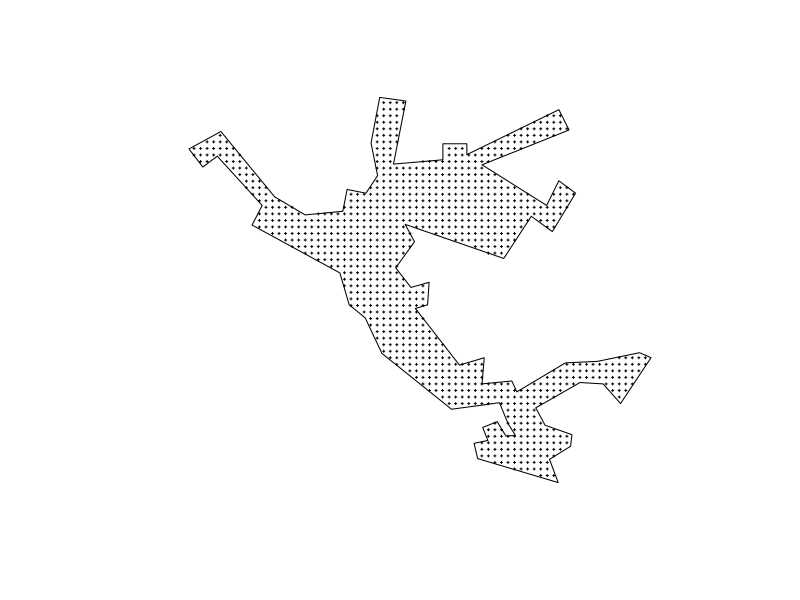

Reproduce this figure in R.

common_folder = "C:/Users/Marry/Dropbox/Cluster project - Clean/"
input_folder = "9_random_cluster_generation"

input_folder = paste(common_folder, input_folder,
                     sep = "")

library(sp)
library(igraph)

setwd(input_folder)

##Reading the boundary from file
boundary = read.table(file = "boundary.csv", 
                      header = FALSE, sep = ",")
boundary = as.matrix(boundary)

##Creating the grid points
network_area = SpatialPolygons(list(Polygons(list(Polygon(boundary)), "x")))
grid_points = spsample(network_area, n = 1000, "regular")
grid_coords = coordinates(grid_points)

plot(network_area)
points(grid_points, pch = 3, cex = 0.2)

##Simplifying the grid into integer coordinates
summary_x = table(grid_coords[,1])
x_values = as.numeric(rownames(as.matrix(summary_x)))
x_step = x_values[2] - x_values[1]
summary_y = table(grid_coords[,2])
y_values = as.numeric(rownames(as.matrix(summary_y)))
y_step = y_values[2] - y_values[1]

##Creating the adjacency matrix
x_vector = round((grid_coords[,1] - x_values[1])/x_step)
y_vector = round((grid_coords[,2] - y_values[1])/y_step)
n_points = length(x_vector)

xy_names = NULL
for(i in 1:n_points){
  xy_names = c(xy_names, paste(x_vector[i], "-", y_vector[i], sep = ""))
}
  
adj_matrix = matrix(0, nrow = n_points, ncol = n_points)

for(i in 1:n_points){
  for(j in 1:n_points){
    
    x1 = x_vector[i]
    y1 = y_vector[i]
    x2 = x_vector[j]
    y2 = y_vector[j]
    x_dist = abs(x1-x2)
    y_dist = abs(y1-y2)
    
    #vertical unitary line
    if(x_dist == 0 & y_dist == 1){
      adj_matrix[i,j] = 1
    }
    #horizontal unitary line
    if(x_dist == 1 & y_dist == 0){
      adj_matrix[i,j] = 1
    }
    #diagonal unitary line
    if(x_dist == 1 & y_dist == 1){
      adj_matrix[i,j] = round(sqrt(2),2)
    }
    #diagonal 2:1 line
    if(x_dist == 2 & y_dist == 1){
      adj_matrix[i,j] = round(sqrt(5),2)
    }
    #diagonal 1:2 line
    if(x_dist == 1 & y_dist == 2){
      adj_matrix[i,j] = round(sqrt(5),2)
    }
    
  }  
}
colnames(adj_matrix) = xy_names
rownames(adj_matrix) = xy_names

# create graph from adjacency matrix
network_graph = graph.adjacency(adj_matrix, weighted=TRUE)
#plot(network_graph)

# Get all path distances
shortest_paths = distances(network_graph, 
                           algorithm = "dijkstra")
header_file = data.frame(xy_names, grid_coords)


##Writing the results to files
# write.table(adj_matrix, "adj_matrix.csv",
#             sep = ",")
write.table(shortest_paths, "shortest_paths.csv",
            sep = ",", row.names = FALSE,
            col.names = FALSE)
write.table(header_file, "grid_coordinates.csv",
            sep = ",", row.names = FALSE,
            col.names = FALSE)
